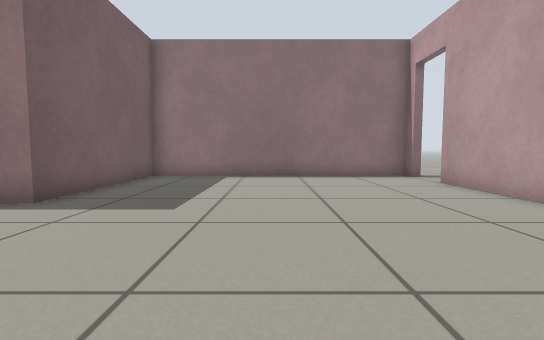
[1] (above)

19 first-person views from a walk through a Gazebo world. The camera is 0.5 m above the floor, tilts 4° down and sees 85° across. The floor is counted in squares, 0.5 m on a side. Each view is taken from the middle of a square. On the plan, view 1 faces up. The plan holds only what a view shows up to about 12 squares ahead; the rest is blank.

[2]
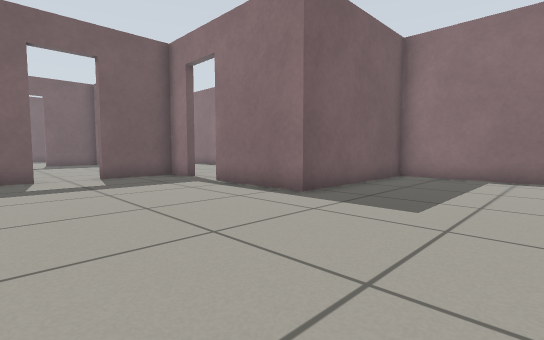

[3]
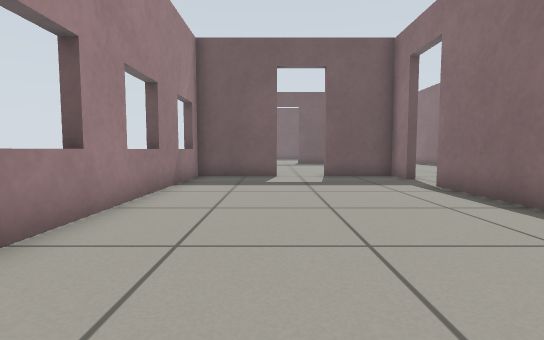

[4]
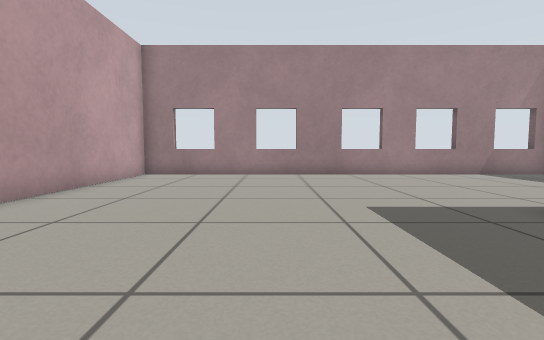

[5]
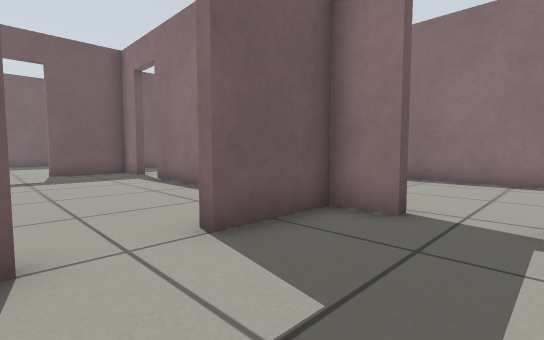

[6]
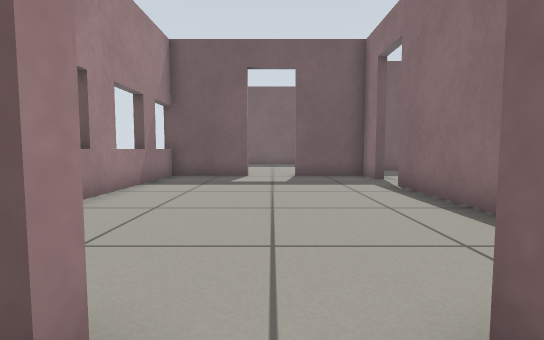

[7]
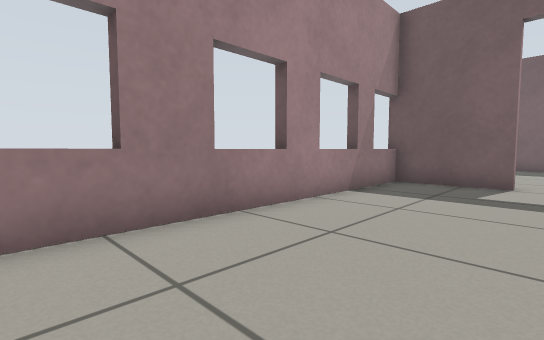

[8]
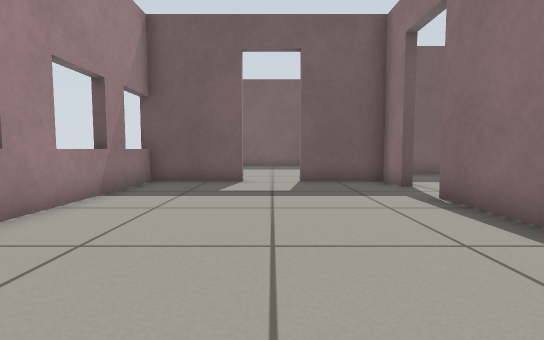

[9]
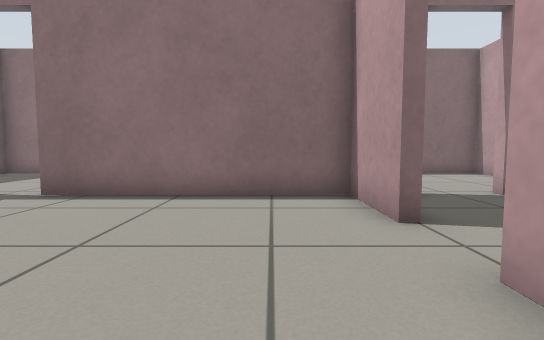

[10]
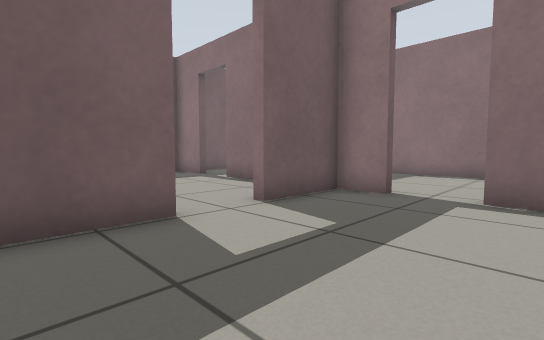

[11]
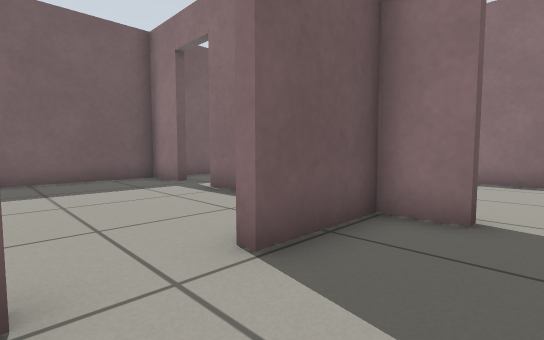

[12]
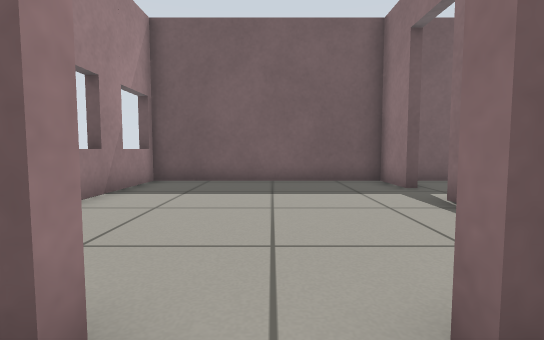

[13]
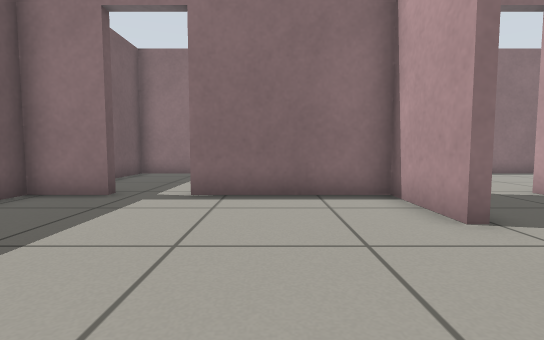

[14]
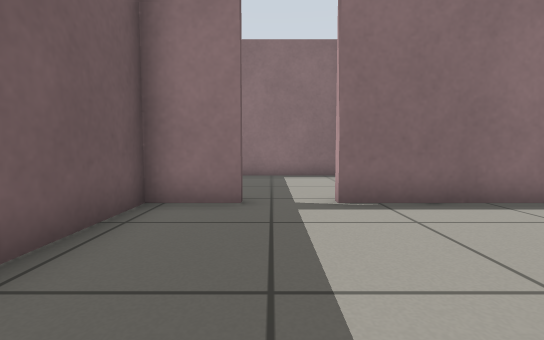

[15]
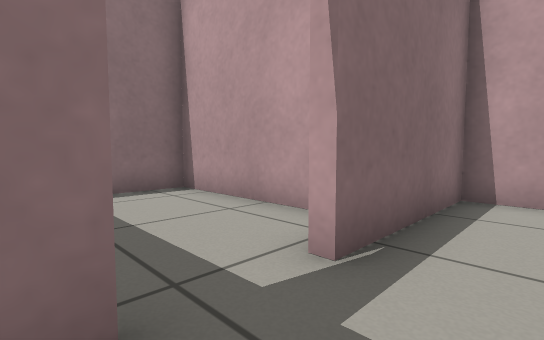

[16]
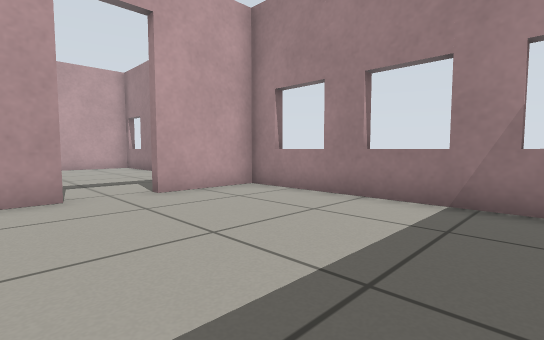

[17]
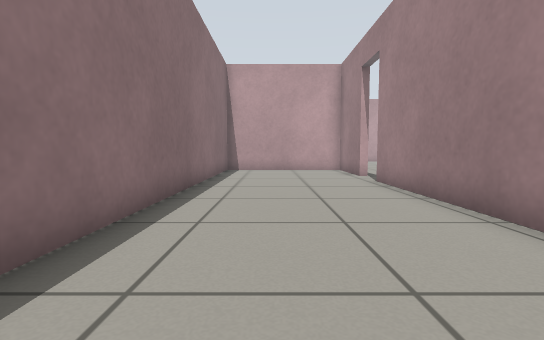

[18]
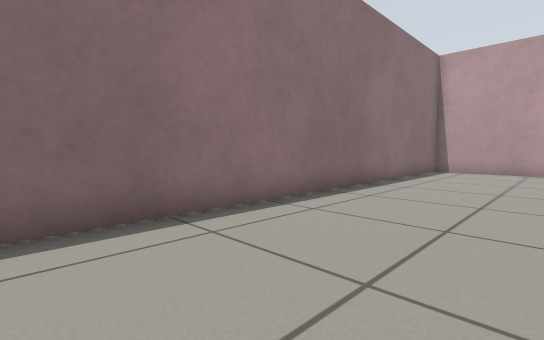

[19]
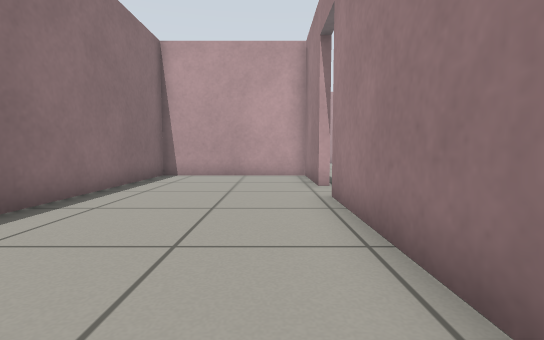

### Floor plan
Ten units are one square. View 1 is at (0, 0); x grows to the right and y downward. Boxes are objects, and circles mark ways between rooms. Rooms are numbered by the first view taken in them; rooms with no view inside come last. Other rooms are left out.
<svg viewBox="-298 -116 353 142">
<path fill="none" stroke="#000" d="M-98 -54 -110 -54 -110 -29M-110 -12 -110 17 50 17 50 -89M50 -111 -44 -111 -44 -54 -80 -54M-113 -29 -113 -54 -181 -54M-198 -54 -211 -54 -211 -29M-211 -12 -211 21M-211 17 -121 17M-113 -8 -113 -12M-214 -29 -214 -54 -259 -54M-275 -54 -293 -54 -293 17 -214 17 -214 -12M-155 -57 -98 -57M-80 -57 -47 -57 -47 -111 -238 -111M-238 -88 -238 -76M-241 -70 -241 -111 -293 -111 -293 -65"/>
<circle cx="-110" cy="-25" r="3" fill="#2a7"/>
<circle cx="-87" cy="-57" r="3" fill="#2a7"/>
<circle cx="-210" cy="-20" r="3" fill="#2a7"/>
<circle cx="-187" cy="-57" r="3" fill="#2a7"/>
<circle cx="-267" cy="-57" r="3" fill="#2a7"/>
<text x="-20" y="-40">1</text>
<text x="-160" y="-20">2</text>
<text x="-250" y="-20">3</text>
<text x="-150" y="-90">4</text>
<text x="-270" y="-90">5</text>
</svg>
Room 1 opens to room 2. Room 1 opens to room 4. Room 2 opens to room 3. Room 2 opens to room 4. Room 3 opens to room 5.

Where each view was taken, in squares from view 1:
view 1: 0 up, 0 right, facing up
view 2: 0 up, 0 right, facing up-left
view 3: 1 up, 0 right, facing left
view 4: 10 up, 0 right, facing down
view 5: 1 up, 8 left, facing up-left
view 6: 2 up, 10 left, facing left
view 7: 2 up, 12 left, facing down-left
view 8: 2 up, 12 left, facing left
view 9: 1 down, 13 left, facing up
view 10: 1 down, 17 left, facing up-left
view 11: 1 up, 19 left, facing up-left
view 12: 2 up, 20 left, facing left
view 13: 1 down, 24 left, facing up
view 14: 0 up, 27 left, facing up
view 15: 4 up, 28 left, facing up-right
view 16: 4 up, 28 left, facing down-right
view 17: 9 up, 19 left, facing right
view 18: 7 up, 19 left, facing up-right
view 19: 7 up, 16 left, facing right
